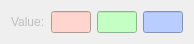
               <widget class="QWidget" name="">
                <property name="geometry">
                 <rect>
                  <x>30</x>
                  <y>70</y>
                  <width>194</width>
                  <height>27</height>
                 </rect>
                </property>
                <layout class="QHBoxLayout" name="horizontalLayout_3">
                 <item>
                  <widget class="QLabel" name="RGBValue_LB">
                   <property name="enabled">
                    <bool>false</bool>
                   </property>
                   <property name="text">
                    <string>Value:</string>
                   </property>
                  </widget>
                 </item>
                 <item>
                  <widget class="QLineEdit" name="RGBR_LE">
                   <property name="enabled">
                    <bool>false</bool>
                   </property>
                   <property name="minimumSize">
                    <size>
                     <width>0</width>
                     <height>0</height>
                    </size>
                   </property>
                   <property name="maximumSize">
                    <size>
                     <width>40</width>
                     <height>16777215</height>
                    </size>
                   </property>
                   <property name="toolTip">
                    <string>R value of RGB</string>
                   </property>
                   <property name="styleSheet">
                    <string notr="true">QLineEdit{
background: rgb(255, 213, 205);
}</string>
                   </property>
                  </widget>
                 </item>
                 <item>
                  <widget class="QLineEdit" name="RGBG_LE">
                   <property name="enabled">
                    <bool>false</bool>
                   </property>
                   <property name="minimumSize">
                    <size>
                     <width>0</width>
                     <height>0</height>
                    </size>
                   </property>
                   <property name="maximumSize">
                    <size>
                     <width>40</width>
                     <height>16777215</height>
                    </size>
                   </property>
                   <property name="toolTip">
                    <string>G value of RGB</string>
                   </property>
                   <property name="styleSheet">
                    <string notr="true">background:rgb(196, 255, 195);</string>
                   </property>
                  </widget>
                 </item>
                 <item>
                  <widget class="QLineEdit" name="RGBB_LE">
                   <property name="enabled">
                    <bool>false</bool>
                   </property>
                   <property name="minimumSize">
                    <size>
                     <width>0</width>
                     <height>0</height>
                    </size>
                   </property>
                   <property name="maximumSize">
                    <size>
                     <width>40</width>
                     <height>16777215</height>
                    </size>
                   </property>
                   <property name="toolTip">
                    <string>B value of RGB</string>
                   </property>
                   <property name="styleSheet">
                    <string notr="true">background: rgb(185, 205, 255);</string>
                   </property>
                  </widget>
                 </item>
                </layout>
               </widget>
